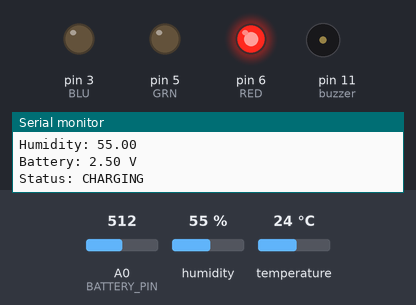
Bench run of a sketch on a simulated Arduino Uno, built with avr-gcc and run on an emulated ATmega328P. Shown: output pins drawn as LEDs (lit = HIGH), buzzer (waves = sounding), the last lines printed to the serial monitor. The test bench sets the inputs (shaded band); at power-on: temperature 24 °C, A0 (BATTERY_PIN) = 512, humidity 55 %.

Above: at 7.2 s.
7.3 s: temperature set to 21 °C
11.3 s: temperature set to 18 °C
At 12.1 s:
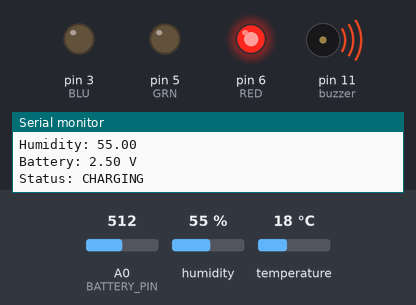
16.6 s: temperature set to 28 °C
At 20.8 s:
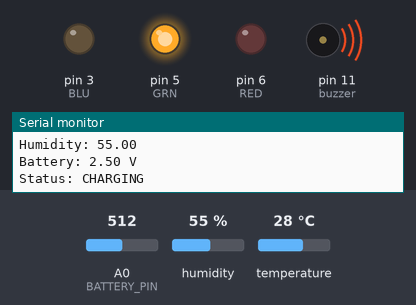
21.0 s: temperature set to 0 °C
At 27.9 s:
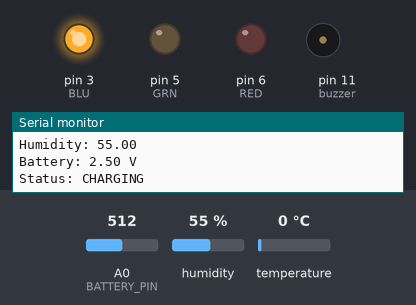
28.9 s: A0 (BATTERY_PIN) set to 544
34.0 s: temperature set to 9 °C
38.0 s: temperature set to 12 °C
At 40.9 s:
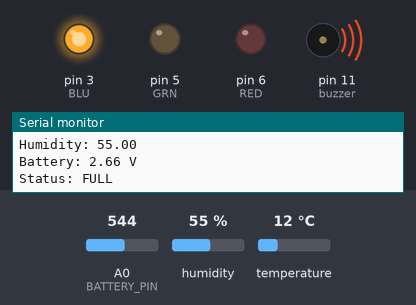
Timing chart, 0 to 45.3 s (numbered marks = the images above; inputs shaded):
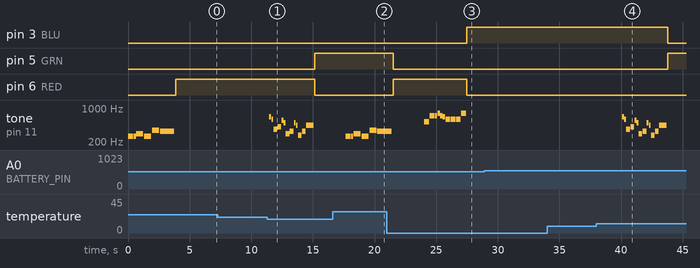

Measured:
- the behaviour switches between 20 and 19 °C on temperature (found by bisection; images 0 and 1)
- the behaviour switches between 10 and 11 °C on temperature (found by bisection; images 3 and 4)
- after the input at 11.3 s, pin 5 (GRN): LOW → HIGH after 3.8 s; pin 6 (RED): HIGH → LOW after 3.8 s; tone on pin 11 (buzzer): plays 659 Hz for 0.15 s, 587 Hz for 0.15 s, 370 Hz for 0.30 s, 415 Hz for 0.30 s, 554 Hz for 0.15 s, 494 Hz for 0.15 s … (13 notes in this stretch), starting after 0.18 s
- after the input at 16.6 s, tone on pin 11 (buzzer): plays 262 Hz for 0.39 s, 262 Hz for 0.19 s, 294 Hz for 0.58 s, 262 Hz for 0.58 s, 349 Hz for 0.58 s, 330 Hz for 0.76 s, starting after 1.1 s
- after the input at 21.0 s, pin 3 (BLU): LOW → HIGH after 6.5 s
- after the input at 38.0 s, pin 3 (BLU): HIGH → LOW after 5.8 s; pin 5 (GRN): LOW → HIGH after 5.8 s; tone on pin 11 (buzzer): plays 659 Hz for 0.15 s, 587 Hz for 0.15 s, 370 Hz for 0.30 s, 415 Hz for 0.30 s, 554 Hz for 0.15 s, 494 Hz for 0.15 s … (13 notes in this stretch), starting after 2.1 s
- by itself, tone on pin 11 (buzzer): plays 262 Hz for 0.39 s, 262 Hz for 0.19 s, 294 Hz for 0.58 s, 262 Hz for 0.58 s, 349 Hz for 0.58 s, 330 Hz for 1.2 s

The sketch:

iotp.ino
```cpp
#define NOTE_B0 31
#define NOTE_C1 33
#define NOTE_CS1 35
#define NOTE_D1 37
#define NOTE_DS1 39
#define NOTE_E1 41
#define NOTE_F1 44
#define NOTE_FS1 46
#define NOTE_G1 49
#define NOTE_GS1 52
#define NOTE_A1 55
#define NOTE_AS1 58
#define NOTE_B1 62
#define NOTE_C2 65
#define NOTE_CS2 69
#define NOTE_D2 73
#define NOTE_DS2 78
#define NOTE_E2 82
#define NOTE_F2 87
#define NOTE_FS2 93
#define NOTE_G2 98
#define NOTE_GS2 104
#define NOTE_A2 110
#define NOTE_AS2 117
#define NOTE_B2 123
#define NOTE_C3 131
#define NOTE_CS3 139
#define NOTE_D3 147
#define NOTE_DS3 156
#define NOTE_E3 165
#define NOTE_F3 175
#define NOTE_FS3 185
#define NOTE_G3 196
#define NOTE_GS3 208
#define NOTE_A3 220
#define NOTE_AS3 233
#define NOTE_B3 247
#define NOTE_C4 262
#define NOTE_CS4 277
#define NOTE_D4 294
#define NOTE_DS4 311
#define NOTE_E4 330
#define NOTE_F4 349
#define NOTE_FS4 370
#define NOTE_G4 392
#define NOTE_GS4 415
#define NOTE_A4 440
#define NOTE_AS4 466
#define NOTE_B4 494
#define NOTE_C5 523
#define NOTE_CS5 554
#define NOTE_D5 587
#define NOTE_DS5 622
#define NOTE_E5 659
#define NOTE_F5 698
#define NOTE_FS5 740
#define NOTE_G5 784
#define NOTE_GS5 831
#define NOTE_A5 880
#define NOTE_AS5 932
#define NOTE_B5 988
#define NOTE_C6 1047
#define NOTE_CS6 1109
#define NOTE_D6 1175
#define NOTE_DS6 1245
#define NOTE_E6 1319
#define NOTE_F6 1397
#define NOTE_FS6 1480
#define NOTE_G6 1568
#define NOTE_GS6 1661
#define NOTE_A6 1760
#define NOTE_AS6 1865
#define NOTE_B6 1976
#define NOTE_C7 2093
#define NOTE_CS7 2217
#define NOTE_D7 2349
#define NOTE_DS7 2489
#define NOTE_E7 2637
#define NOTE_F7 2794
#define NOTE_FS7 2960
#define NOTE_G7 3136
#define NOTE_GS7 3322
#define NOTE_A7 3520
#define NOTE_AS7 3729
#define NOTE_B7 3951
#define NOTE_C8 4186
#define NOTE_CS8 4435
#define NOTE_D8 4699
#define NOTE_DS8 4978
#define REST 0
#include <dht.h>
#define RED 6
#define GRN 5
#define BLU 3
#define outPin 8

dht DHT;
const int BATTERY_PIN=A0;
const int ZONE_LOW = 0;
const int ZONE_MEDIUM = 1;
const int ZONE_HIGH = 2;
float temp;
float humi;
int prevZone = ZONE_LOW;
// change tempo to make the song slower or faster
int tempo1 = 140;
int tempo2 = 180;
int tempo3 = 140;
// change this to whichever pin you want to use
int buzzer = 11;

// notes of the melody followed by the duration
int melody1[] = {
  NOTE_C4, 4, NOTE_C4, 8, NOTE_D4, -4, NOTE_C4, -4, NOTE_F4, -4, NOTE_E4, -2,
  NOTE_C4, 4, NOTE_C4, 8, NOTE_D4, -4, NOTE_C4, -4, NOTE_G4, -4, NOTE_F4, -2,
  NOTE_C4, 4, NOTE_C4, 8, NOTE_C5, -4, NOTE_A4, -4, NOTE_F4, -4, NOTE_E4, -4, NOTE_D4, -4,
  NOTE_AS4, 4, NOTE_AS4, 8, NOTE_A4, -4, NOTE_F4, -4, NOTE_G4, -4, NOTE_F4, -2,
};

int melody2[] = {
  NOTE_E5, 8, NOTE_D5, 8, NOTE_FS4, 4, NOTE_GS4, 4, NOTE_CS5, 8, NOTE_B4, 8,
  NOTE_D4, 4, NOTE_E4, 4, NOTE_B4, 8, NOTE_A4, 8, NOTE_CS4, 4, NOTE_E4, 4, NOTE_A4, 2,
};

int melody3[] = {
  NOTE_C5, 4,  //1
  NOTE_F5, 4, NOTE_F5, 8, NOTE_G5, 8, NOTE_F5, 8, NOTE_E5, 8,
  NOTE_D5, 4, NOTE_D5, 4, NOTE_D5, 4,
  NOTE_G5, 4, NOTE_G5, 8, NOTE_A5, 8, NOTE_G5, 8, NOTE_F5, 8,
  NOTE_E5, 4, NOTE_C5, 4, NOTE_C5, 4,
  NOTE_A5, 4, NOTE_A5, 8, NOTE_AS5, 8, NOTE_A5, 8, NOTE_G5, 8,
  NOTE_F5, 4, NOTE_D5, 4, NOTE_C5, 8, NOTE_C5, 8,
  NOTE_D5, 4, NOTE_G5, 4, NOTE_E5, 4,
  NOTE_F5, 2, NOTE_C5, 4,  //8
};

// sizeof gives the number of bytes, each int value is composed of two bytes (16 bits)
// there are two values per note (pitch and duration), so for each note there are four bytes
int notes1 = sizeof(melody1) / sizeof(melody1[0]) / 2;
int notes2 = sizeof(melody2) / sizeof(melody2[0]) / 2;
int notes3 = sizeof(melody3) / sizeof(melody3[0]) / 2;

// this calculates the duration of a whole note in ms
int wholenote1 = (60000 * 4) / tempo1;
int wholenote2 = (60000 * 4) / tempo2;
int wholenote3 = (60000 * 4) / tempo3;
int divider = 0, noteDuration = 0;


void setup(){
  Serial.begin(9600);
  pinMode(RED, OUTPUT);
  pinMode(GRN, OUTPUT);
  pinMode(BLU, OUTPUT);
  pinMode(BATTERY_PIN, INPUT);
  }


// function to get sensor's readings
int getTemperature() {
  DHT.read11(outPin);
  temp=DHT.temperature;
  humi=DHT.humidity;
  return ;;
}

// function for reading battery voltage
float readBatteryVoltage() {
  int rawValue = analogRead(BATTERY_PIN);
  float voltage = rawValue * (5.0 / 1023.0); // convert to voltage (for 5V Arduino)
  return voltage;
}

// function to determine the charging status
String getBatteryStatus(float voltage) {
  if (voltage >= 2.6) return "FULL";
  else if (voltage >= 2) return "CHARGING";
  else if (voltage >= 1) return "LOW";
  else return "CRITICAL";
}

//melody's duration
void playMelodyLimited(int* melody, int notes, int wholenote, unsigned long startTime) {
  for (int i = 0; i < notes * 2; i += 2) {
    int divider = melody[i + 1];
    int noteDuration = (divider > 0) ? (wholenote / divider) : (wholenote / abs(divider)) * 1.5;

    tone(buzzer, melody[i], noteDuration * 0.9);
    delay(noteDuration);
    noTone(buzzer);

    if (millis() - startTime >= 3000) break;
  }
}


void loop(){
  getTemperature();
  int currentZone;
  float batteryVoltage = readBatteryVoltage();
  String batteryStatus = getBatteryStatus(batteryVoltage);

  Serial.print("Temperature: ");
  Serial.println(temp);
  Serial.print("Humidity: ");
  Serial.println(humi);
  Serial.print("Battery: ");
  Serial.print(batteryVoltage);
  Serial.println(" V");
  Serial.print("Status: ");
  Serial.println(batteryStatus);

  if (temp >= 20) currentZone = ZONE_HIGH;
  else if (temp > 10) currentZone = ZONE_MEDIUM;
  else currentZone = ZONE_LOW;

// change RGB and melody depending on temperature's zone
  if (currentZone != prevZone) {
    prevZone = currentZone;
    unsigned long startTime = millis();

    switch (currentZone) {
      case ZONE_HIGH:
        playMelodyLimited(melody1, notes1, wholenote1, startTime);
       digitalWrite(RED, HIGH);
        digitalWrite(GRN, LOW);
        digitalWrite(BLU, LOW);
        break;
      case ZONE_MEDIUM:
        playMelodyLimited(melody2, notes2, wholenote2, startTime);
        digitalWrite(RED, LOW);
        digitalWrite(GRN, HIGH);
        digitalWrite(BLU, LOW);
        break;
      case ZONE_LOW:
        playMelodyLimited(melody3, notes3, wholenote3, startTime);
        digitalWrite(RED, LOW);
        digitalWrite(GRN, LOW);
        digitalWrite(BLU, HIGH);
        break;
    }
  }

  delay(2500);
}
```
